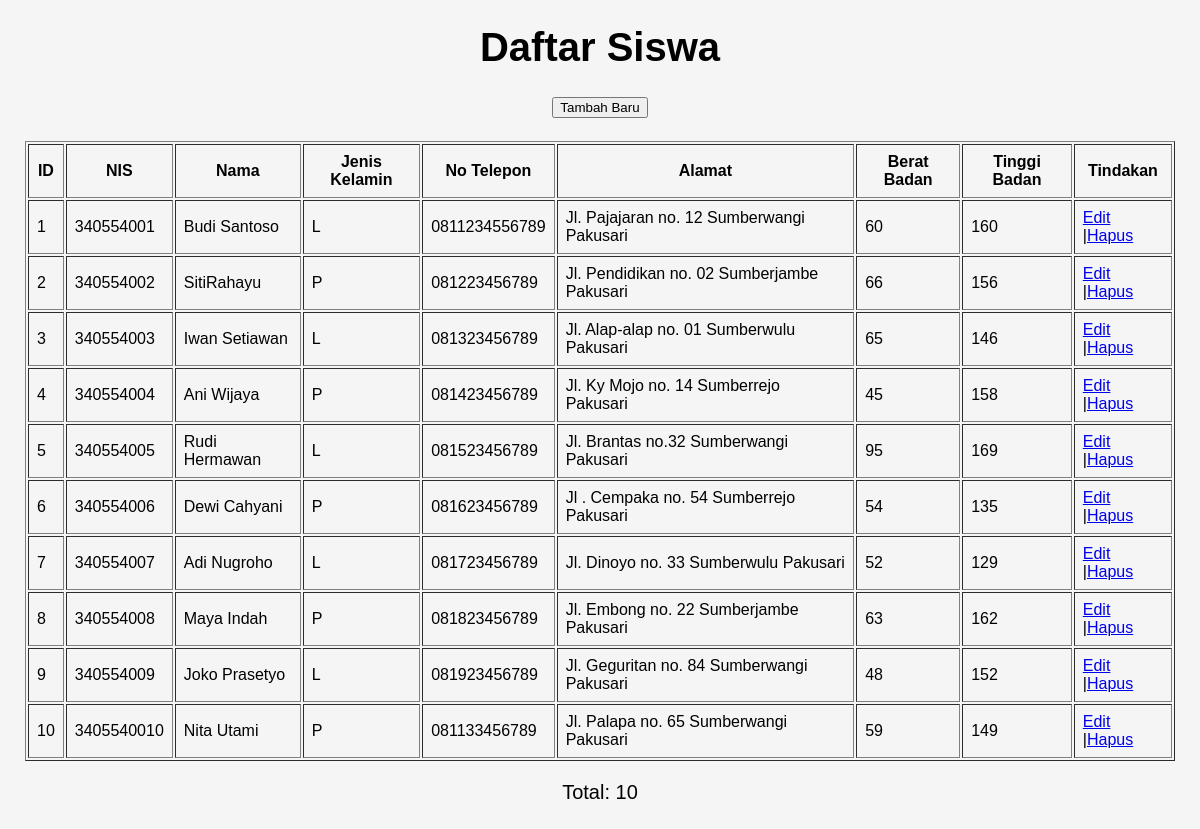
The app's page /WEBDB/index.php with its own data.
### tables this page shows
CREATE TABLE `jesica` (
  `id` int(10) NOT NULL,
  `nis` varchar(100) NOT NULL,
  `nama` varchar(100) NOT NULL,
  `jenis_kelamin` varchar(100) NOT NULL,
  `no_telp` varchar(100) NOT NULL,
  `alamat` varchar(100) NOT NULL,
  `berat_badan` varchar(50) NOT NULL,
  `tinggi_badan` varchar(50) NOT NULL
);

### WEBDB/index.php (the view)
<?php include('config.php');?>
<html>
<head><title>Data Siswa</title>
<link rel="stylesheet" href="style.css">
 </head>
<body>
<center>
<header><h1>Daftar Siswa</h1></header>
<nav><a href="v_form.php"><button>Tambah Baru</button></a></nav>
<br>
<table border="1" cellpadding= "8">
<thread>
<tr>
<th>ID</th>
<th>NIS</th>
<th>Nama</th>
<th>Jenis Kelamin</th>
<th>No Telepon</th>
<th>Alamat</th>
<th>Berat Badan</th>
<th>Tinggi Badan</th>
<th>Tindakan</th>
</tr>
</thread>
<tbody>
<?php
$sql = "SELECT * FROM jesica";
$query = mysqli_query($db, $sql);
while($siswa = mysqli_fetch_array($query)){
echo "<tr>";
echo "<td>".$siswa['id']."</td>";
echo "<td>".$siswa['nis']."</td>";
echo "<td>".$siswa['nama']."</td>";
echo "<td>".$siswa['jenis_kelamin']."</td>";
echo "<td>".$siswa['no_telp']."</td>";
echo "<td>".$siswa['alamat']."</td>";
echo "<td>".$siswa['berat_badan']."</td>";
echo "<td>".$siswa['tinggi_badan']."</td>";
echo "<td>";
echo "<a href= 'form.php?id=".$siswa['id']."'>Edit</a> |";
echo "<a href= 'hapus.php?id=".$siswa['id']."'>Hapus</a>";
echo "</td>";
echo "</tr>";
}
?>
</tbody>
</table>
<p>Total:
<?php echo mysqli_num_rows($query) ?>
</p>
</center>
</body>
</html>

### WEBDB/style.css (style rules this page uses)
body { margin: 25; padding: 0; background: rgb(245, 245, 245); color: rgb(0, 0, 0); font-family: Arial; font-size: 20px; }

### records on screen
jesica: id "1", nis "340554001", nama "Budi Santoso", jenis_kelamin "L", no_telp "0811234556789", alamat "Jl. Pajajaran no. 12 Sumberwangi Pakusari", berat_badan "60", tinggi_badan "160"
jesica: id "2", nis "340554002", nama "SitiRahayu", jenis_kelamin "P", no_telp "081223456789", alamat "Jl. Pendidikan no. 02 Sumberjambe Pakusari", berat_badan "66", tinggi_badan "156"
jesica: id "3", nis "340554003", nama "Iwan Setiawan", jenis_kelamin "L", no_telp "081323456789", alamat "Jl. Alap-alap no. 01 Sumberwulu Pakusari", berat_badan "65", tinggi_badan "146"
jesica: id "4", nis "340554004", nama "Ani Wijaya", jenis_kelamin "P", no_telp "081423456789", alamat "Jl. Ky Mojo no. 14 Sumberrejo Pakusari", berat_badan "45", tinggi_badan "158"
jesica: id "5", nis "340554005", nama "Rudi Hermawan", jenis_kelamin "L", no_telp "081523456789", alamat "Jl. Brantas no.32 Sumberwangi Pakusari", berat_badan "95", tinggi_badan "169"
jesica: id "6", nis "340554006", nama "Dewi Cahyani", jenis_kelamin "P", no_telp "081623456789", alamat "Jl . Cempaka no. 54 Sumberrejo Pakusari", berat_badan "54", tinggi_badan "135"
jesica: id "7", nis "340554007", nama "Adi Nugroho", jenis_kelamin "L", no_telp "081723456789", alamat "Jl. Dinoyo no. 33 Sumberwulu Pakusari", berat_badan "52", tinggi_badan "129"
jesica: id "8", nis "340554008", nama "Maya Indah", jenis_kelamin "P", no_telp "081823456789", alamat "Jl. Embong no. 22 Sumberjambe Pakusari", berat_badan "63", tinggi_badan "162"
jesica: id "9", nis "340554009", nama "Joko Prasetyo", jenis_kelamin "L", no_telp "081923456789", alamat "Jl. Geguritan no. 84 Sumberwangi Pakusari", berat_badan "48", tinggi_badan "152"
jesica: id "10", nis "3405540010", nama "Nita Utami", jenis_kelamin "P", no_telp "081133456789", alamat "Jl. Palapa no. 65 Sumberwangi Pakusari", berat_badan "59", tinggi_badan "149"

### other values on screen
mysqli_num_rows($query) "10"
